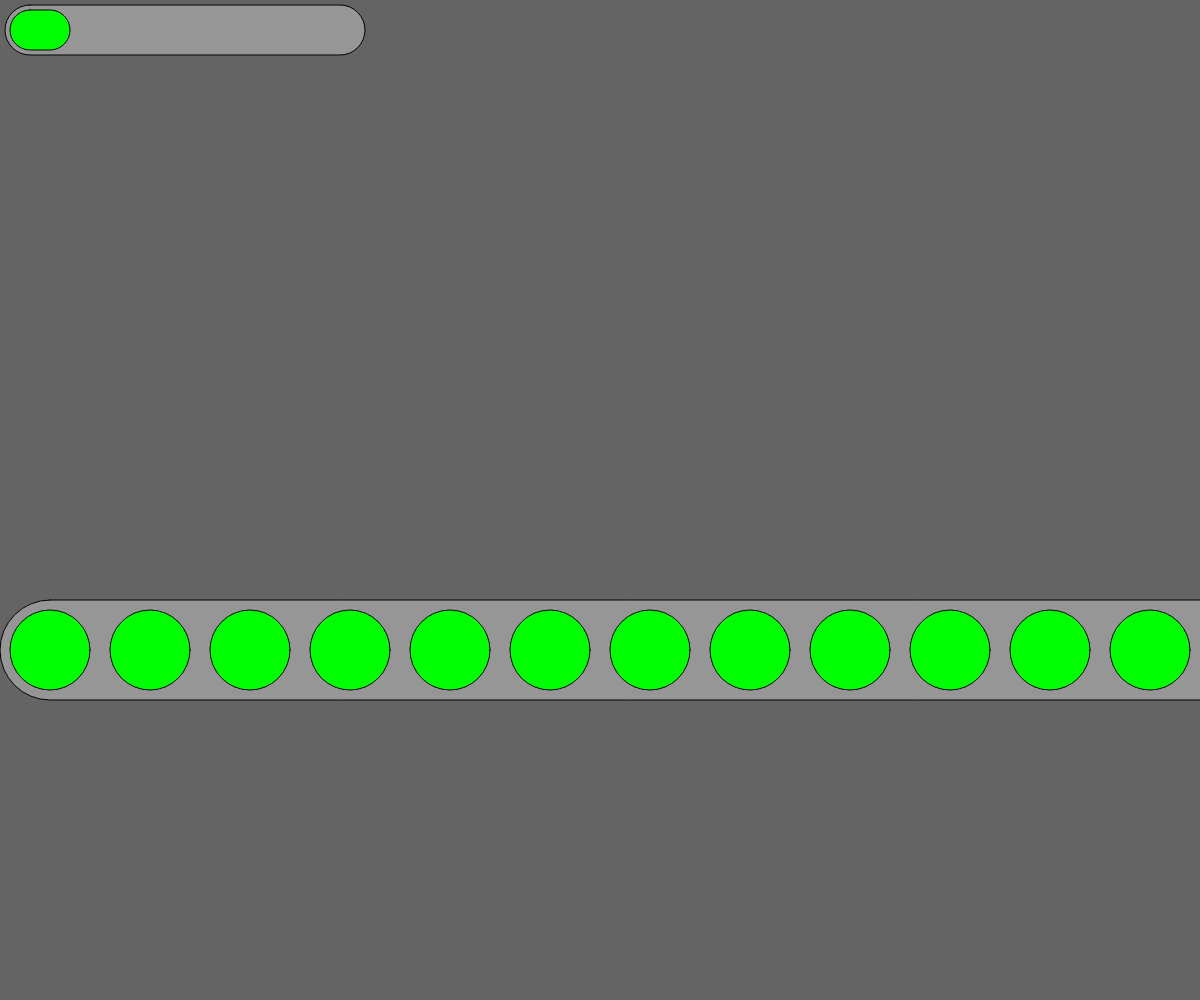
Frame 1 (no input)
Frame 60 (no input): identical to frame 1, image omitted
Frame 120 (the mouse pressed at the canvas centre since frame 60): identical to frame 1, image omitted

The p5.js sketch that drew this single still picture (run headless with seeded random() and noise() and a simulated clock; from frame 60 on, the mouse is pressed at the canvas centre):

// p5.js sketch
// ── sketch.js
function setup() {
  // Canvas Properties
  createCanvas(windowWidth, windowHeight);
  background(100);

  //UI Element: Program Shelf
  fill(150)
  rect(5, 5, 360, 50, 50, 50);
  fill(0, 255, 0);
  rect(10, 10, 60, 40, 50, 50);

  //UI Element: Main Tool Shelf
  fill(150)
  rect(0, 600, 1440, 100, 50, 50);
  fill(0, 255, 0);
  //UI Element: Main Tool Locations - Will need tags for tool name and clarity of tool function
  ellipse(50, 650, 80, 80); //Ellipse
  ellipse(150, 650, 80, 80);//Square
  ellipse(250, 650, 80, 80);//Triangle
  ellipse(350, 650, 80, 80);//Rectangle
  ellipse(450, 650, 80, 80);//Circle - Change is easy from ellipse
  ellipse(550, 650, 80, 80);//Quad
  //UX Element: Seperation of 2D Primitive Shapes from 2D Point Primitives (i.e. arc, point, line)
  ellipse(650, 650, 80, 80);//Point
  ellipse(750, 650, 80, 80);//Line
  ellipse(850, 650, 80, 80);//Arc
  //UX Element: Seperation of 3D Primitive Shapes
  ellipse(950, 650, 80, 80);//
  ellipse(1050, 650, 80, 80);//
  ellipse(1150, 650, 80, 80);//
  ellipse(1250, 650, 80, 80);//
  //UX Element: Seperation of Primitives from expandable tool bar
  rect(1310, 610, 120, 80, 50, 50);
}

function draw() {

}
